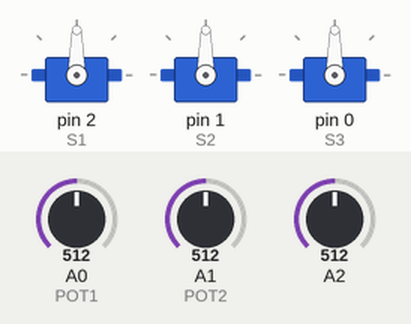
This sketch was run on a simulated Arduino Uno, built with avr-gcc and run on an emulated ATmega328P. Shown: 3 × servo. The test bench sets the inputs (shaded band); at power-on: A1 (POT2) = 512, A2 = 512, A0 (POT1) = 512.

Above: at 1.2 s.
1.3 s: A1 (POT2) set to 490
At 1.6 s:
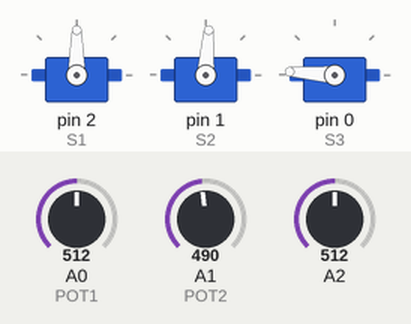
2.8 s: A2 set to 490
At 3.8 s:
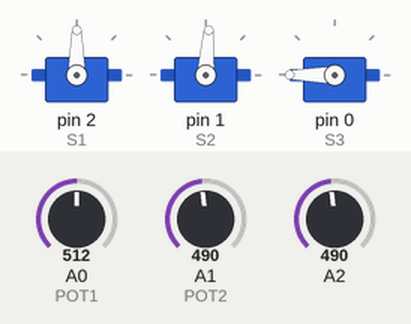
4.3 s: A0 (POT1) set to 716
At 5.4 s:
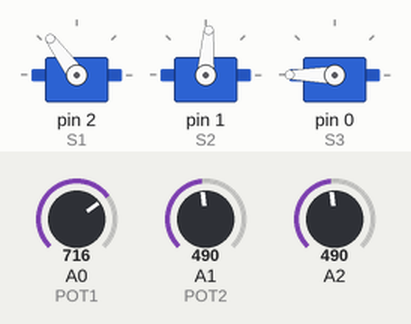
5.8 s: A1 (POT2) set to 510
At 6.3 s:
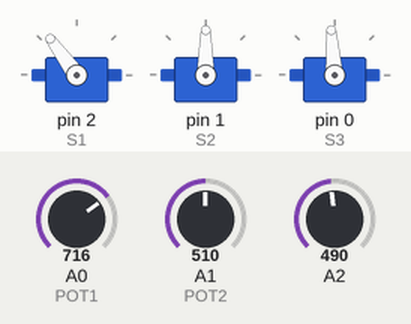
7.3 s: A0 (POT1) set to 900
At 8.5 s:
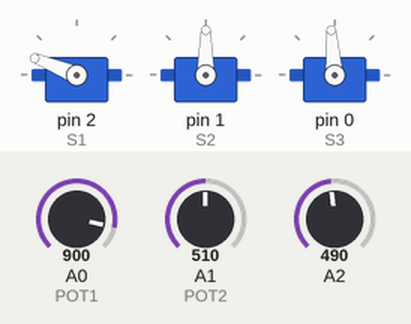
8.8 s: A2 set to 306
At 9.9 s:
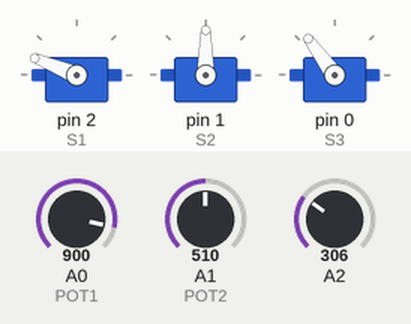
Timing chart, 0 to 11.3 s (numbered marks = the images above; inputs shaded):
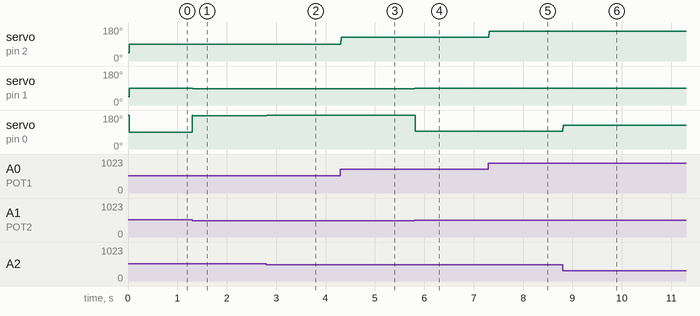

The sketch:

exp-servo.ino
```cpp
#include <Servo.h>
#define REFRESH_INTERVAL   2000 //20000
#define AVG_READS 5

#define POT1 A0
#define POT2 A1
#define POT3 10
#define POT4 9
#define S1 2
#define S2 1
#define S3 0

int r1 , r2, r3, r4;
int v1,v2,v3,v4;
int pv1,pv2,pv3,pv4;

Servo s1, s2, s3;

void setup() {
  pinMode(POT1, INPUT);
  pinMode(POT2, INPUT);
  pinMode(POT3, INPUT);
  pinMode(POT4, INPUT);
  s1.attach(S1);
  s2.attach(S2);
  s3.attach(S3);
  v1 = v2 = v3 = v4 = MIN_PULSE_WIDTH;
  pv1 = pv2 = pv3 = pv4 = MIN_PULSE_WIDTH;

}
int read(int pin,int previous)
{
  int sum =0;
  for(int i=0;i<AVG_READS;i++)
  {
    sum+=analogRead(pin);
  }
  return (previous + sum/AVG_READS)/2;
}
int sign(int value){
  return (value>0)-(value<0);
}

void loop() {

  //if(r1>MAX_PULSE_WIDTH) v=-1;
  //if(r1<MIN_PULSE_WIDTH) v=+1;
  //r1+=v;

  r1 = read(POT1,r1);
  r2 = read(POT2,r2);
  r3 = read(POT3,r3);
  r4 = read(POT4,r4);

  v1=map(r1,0,1023,MIN_PULSE_WIDTH,MAX_PULSE_WIDTH);
  v2=map(r2,0,1023,MIN_PULSE_WIDTH,MAX_PULSE_WIDTH);
  if(r4>500){
    v3=map(1023-r3,0,1023,MIN_PULSE_WIDTH,MAX_PULSE_WIDTH);
  }else{
    v3=map(r2-(r3-1023),0,1023,MIN_PULSE_WIDTH,MAX_PULSE_WIDTH);
  }


  //pv1 += sign( v1 - pv1);
  //pv2 += sign( v2 - pv2);
  //pv3 += sign( v3 - pv3);

  //delay(0);
  s1.write(v1);
  s2.write(v2);
  s3.write(v3);

  //Serial.print(r1);
  //Serial.print(',');
  //Serial.print(r2);
  //Serial.print(',');
  //Serial.print(r3);
  //Serial.print(',');
  //Serial.print(r4);
  //Serial.println();
}
```

Measured:
- after the input at 1.3 s, servo on pin 1 (S2): 90° → 86° at once; servo on pin 0 (S3): 90° → 176° at once
- after the input at 2.8 s, servo on pin 0 (S3): 176° → 180° at once
- after the input at 4.3 s, servo on pin 2 (S1): 90° → 126° at once
- after the input at 5.8 s, servo on pin 1 (S2): 86° → 90° at once; servo on pin 0 (S3): 180° → 94° at once
- after the input at 7.3 s, servo on pin 2 (S1): 126° → 158° at once
- after the input at 8.8 s, servo on pin 0 (S3): 94° → 126° at once
